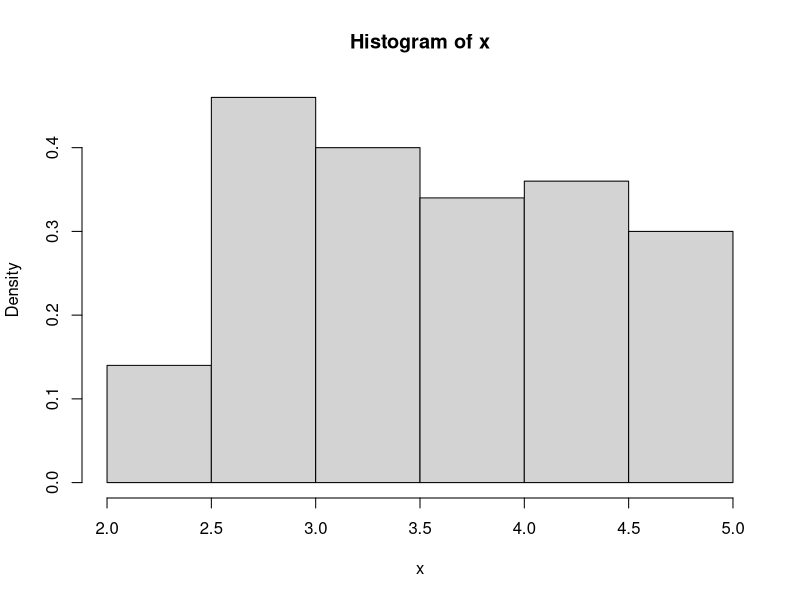
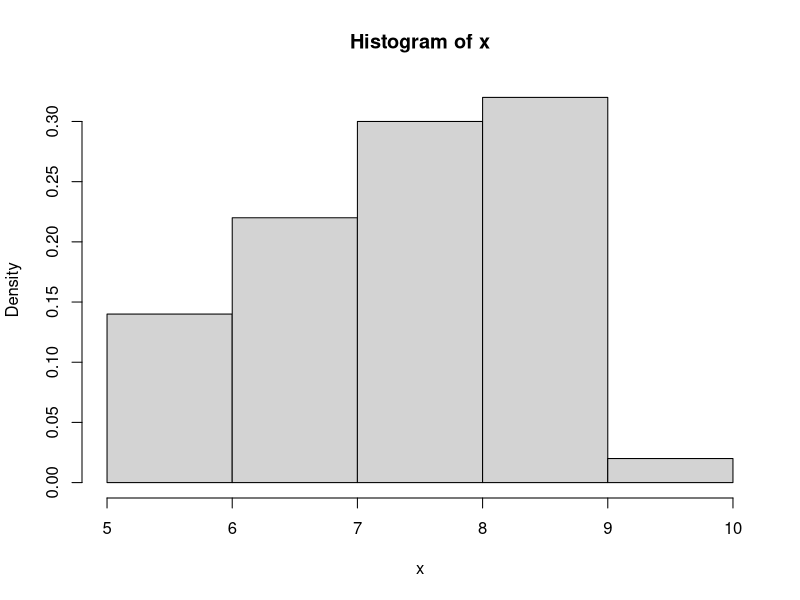
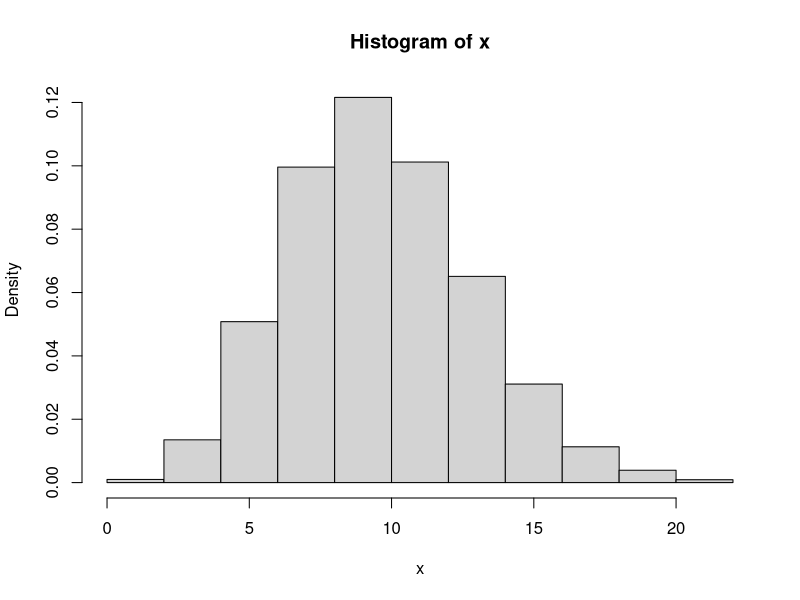
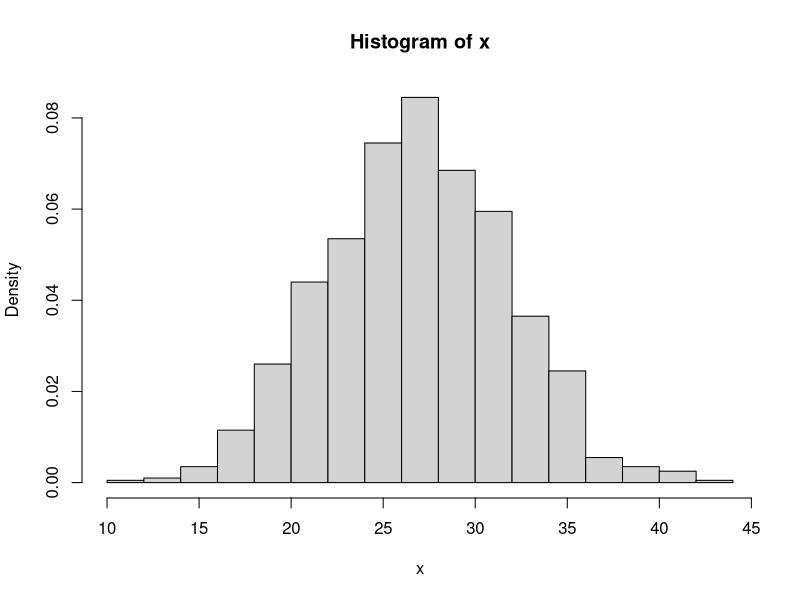

Write R code to recreate these figures, in order.
# creating function
z <- c(12.3, 15.4, 23.6, 33.2, 12.3, 15.8)
length(z)

func1 <- function(x) {
    mu <- median(x)
    m <- mean(x)
    s <- sd(x)
    r <- round(rbind(mu, m, s), 3)
    r <- data.frame(r)
    rownames(r) <- c("mu", "mean", "sd")
    print(r)
}

func1(z)


sqr_seq <- function(n) {
    for (i in 1:n) {
        print(i^2)
    }
}

sqr_seq(5)


count_even <- function(x) {
    n <- 0
    for (i in x) {
        if (i %% 2 == 0) {
            n <- n + 1
        }
    }
    print(n)
}

count_even(c(1, 2, 3, 4, 5, 6, 7, 8))


f1 <- function() {
    for (t in 1:10) {
        r <- round(3 * exp(t) + 4.5 * t, 2)
        out <- cbind(t, r)
        print(out)
    }
}
f1()

f2 <- function() {
    t <- 1:10
    r <- round(3 * exp(t) + 4.5 * t, 2)
    out <- cbind(t, r)
    colnames(out) <- c("Time", "Result")
    print(out)
}
f2()

# Random Random Number Generator

# Uniform random number
set.seed(100)
x <- round(runif(100, 2, 5), 2)
hist(x, prob = T)


# Binomial Random Number Generator
set.seed(100)
x <- rbinom(50, 10, 0.8)
hist(x, prob = T)

# Poisson Random Number Generator
set.seed(246)
x <- rpois(5000, 10)
x[1:20]
hist(x, prob = T)

# Normal Random Number Generator
set.seed(999)
x <- round(rnorm(1000, 27, 5), 2)
x[1:25]
hist(x, prob = T)